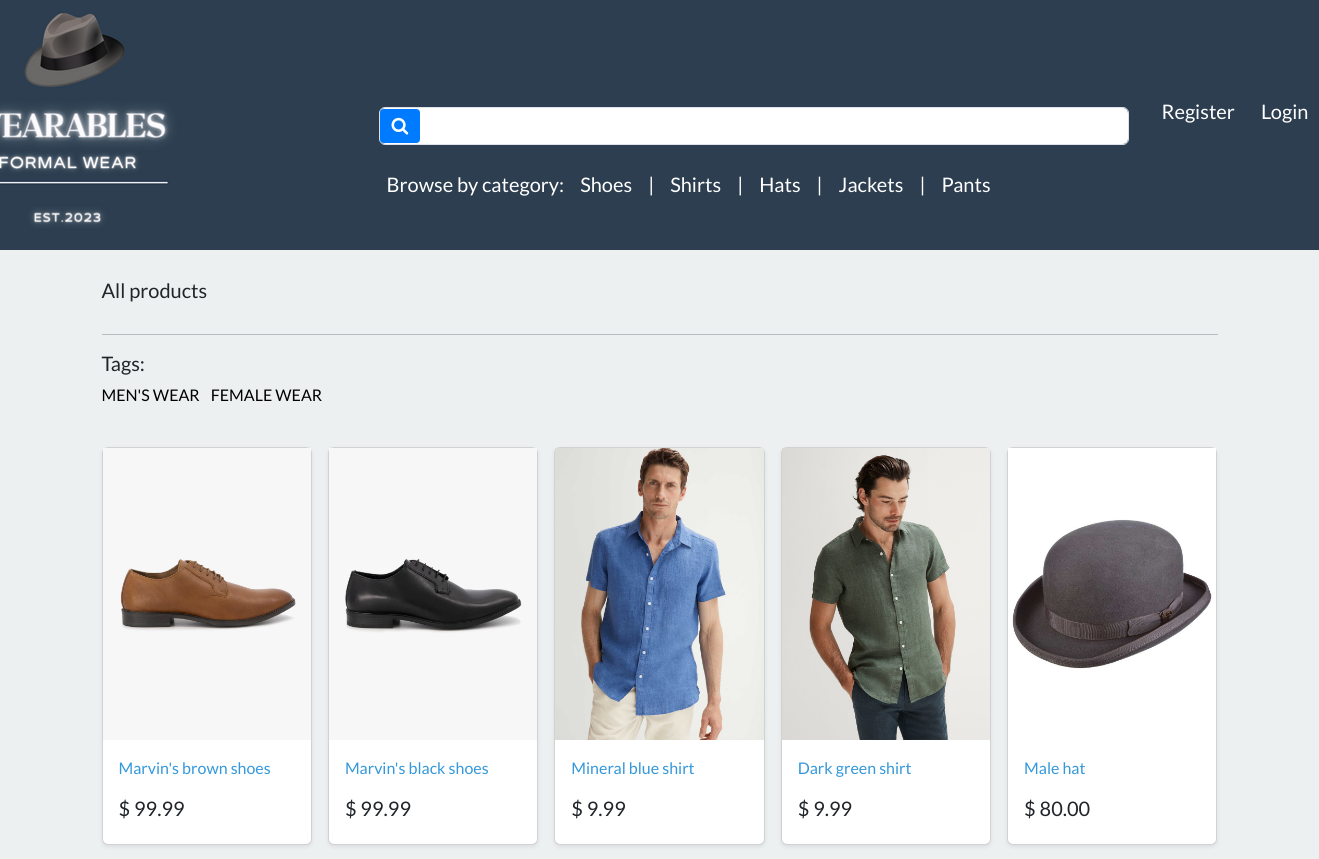
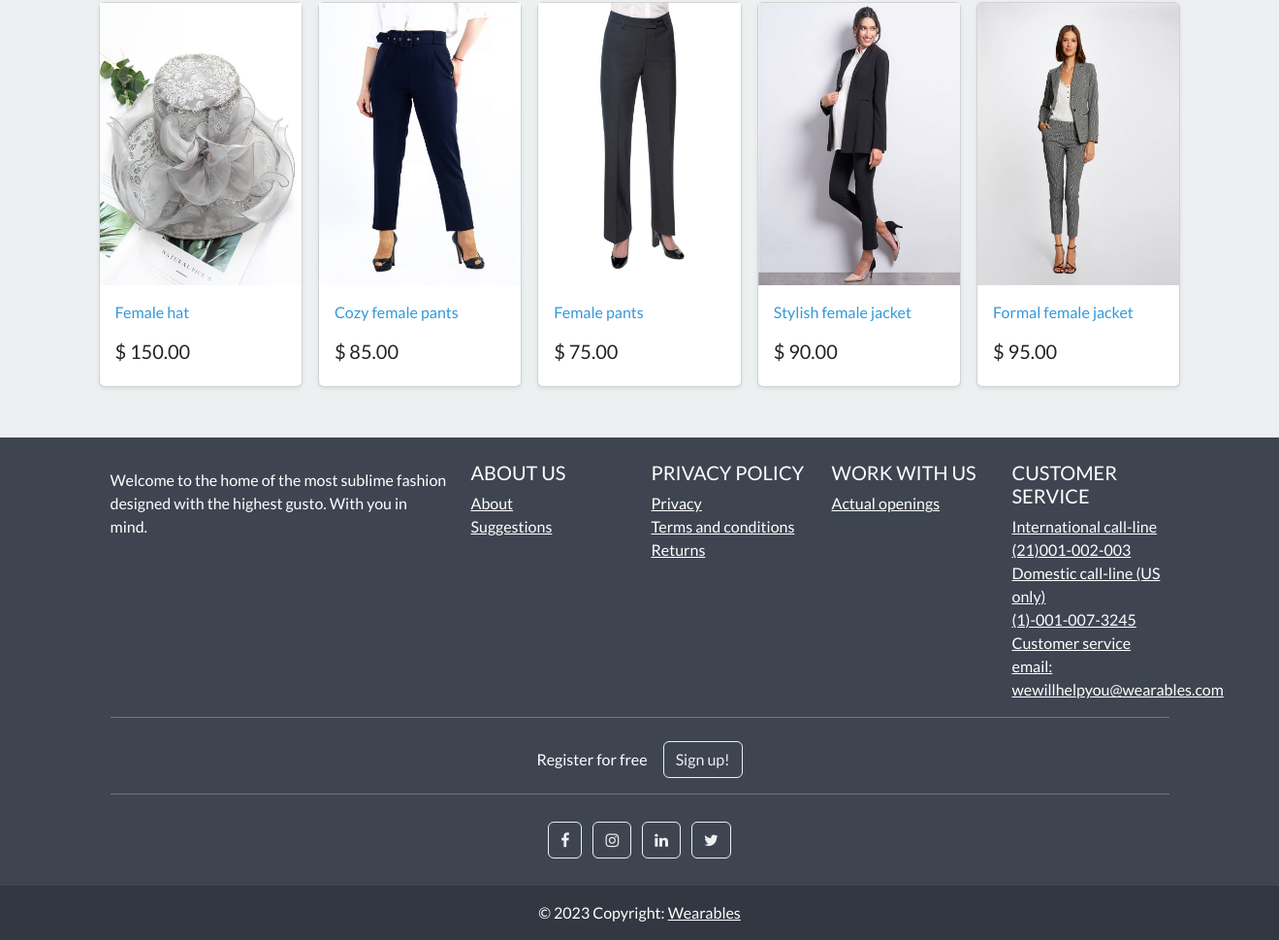
The page / on the database its author committed (2 pictures, top to bottom).
### store/models.py (models this page shows, shortened)
class Category(models.Model):
    name=models.CharField(max_length=250,db_index=True)                                                                 #db index to make looking for it faster
    slug=models.SlugField(max_length=250,unique=True)                                                                   #unique cause only one category for every product
    class Meta:
        verbose_name_plural = 'categories'                                                                              #django by default adds an s to category name
    def get_absolute_url(self):                                                                                         #dynamic links for categories
        return reverse('list-category',args=[self.slug])

class Tag(models.Model):                                                                                                # Many to many relationship with products class
    tag_name = models.CharField(max_length=128,unique=True)
    tag_slug = models.SlugField(max_length=255, unique=True)                                                            # BEST SELLERS, NEW ARRIVALS

class Product(models.Model):
    category = models.ForeignKey(Category, related_name='product',on_delete=models.CASCADE, null=True)                  #linking category and product through a fk, will add category to products
    title=models.CharField(max_length=250)
    brand=models.CharField(max_length=250,default='un-branded')
    description= models.TextField(blank=True)                                                                           #blank denotes an optional field
    slug=models.SlugField(max_length=255)                                                                               #to make urls more user-friendly and readable/unique
    price=models.DecimalField(max_digits=5,decimal_places=2)                                                            #product price
    image = models.ImageField(upload_to='images/')                                                                      #upon uploading an image will create an image subfolder in media (pillow rqd)
    tags = models.ManyToManyField('Tag', related_name='product_tags', blank=True)
    class Meta:
        verbose_name_plural = 'products'                                                                                #django by default adds an s to category name
    def get_absolute_url(self):
        return reverse('product-info',args=[self.slug])

### store/views.py (the view)
# urls.py: path('', include('store.urls')),
def store(request):
    all_products = Product.objects.all()                                                                                #getting hold of all the products
    all_tags = Tag.objects.all()                                                                                        #retrieving objects from the database
    context = {
        'all_products': all_products,
        'all_tags': all_tags,
    }
    return render(request, 'store/store.html', context)                                                                 # displayed on the store page after retrieval

### cart/cart.py (called while the page is built)
    def __len__(self):                                                                                #total length of products in a session
        return sum(item['qty'] for item in self.cart.values())                                        #total number of items in a shopping cart

### cart/context_processors.py (called while the page is built)
def cart(request):
    return {'cart':Cart(request)}

### store/views.py (called while the page is built)
def categories(request):
    all_categories=Category.objects.all()                                                                               #select all categories
    return {'all_categories': all_categories}

### store/templates/store/store.html
{% extends "store/base.html" %}
{% load static %}
{% block content %}
<div class="album py-1 pg-3 bg-light">
    <div class="container">
        <br>
        <div class="pb-3 h5"> All products </div>
        <hr>
        <div class="row">
                <h5>Tags:</h5>
                <ul class="list-inline">
                    {% for tag in all_tags %}
                        <li class="list-inline-item"><a class="text-black text-decoration-none" href="{% url 'list-tag' tag.tag_slug %}">{{ tag.tag_name }}</a></li>
                    {% endfor %}
                </ul>
            </div>
        <br>
        <div class="row row-cols-1 row-cols-sm-2 row-cols-md-5 g-3">
            {% for product in all_products %}
            <div class="col">
                <div class="card shadow-sm">
                    <img class="img-fluid" alt="Responsive image" src="{{ product.image.url }}">
                    <div class="card-body">
                        <p class="card-text">
                            <a class="text-info text-decoration-none" href="{{ product.get_absolute_url }}">{{ product.title|capfirst }}</a>
                        </p>
                        <div class="d-flex justify-content-between align-items-center">
                            <h5>$ {{ product.price }}</h5>
                        </div>
                    </div>
                </div>
            </div>
            {% endfor %}
        </div>
    </div>
    <br> <br>
</div>
{% endblock %}

### store/templates/store/base.html (shortened to what this page needs)
{% load static %}
<!DOCTYPE html>
<html>
    <head>
        <link rel="stylesheet" href="https://bootswatch.com/5/flatly/bootstrap.min.css">
        <link rel="stylesheet" href="https://cdnjs.cloudflare.com/ajax/libs/font-awesome/4.7.0/css/font-awesome.min.css">
        <link rel="stylesheet" href="{%static 'css/styles.css'%}">
    </head>
<nav class="navbar navbar-expand-lg bg-primary justify-content-center" style="max-height: 250px; margin: auto;">
        <a class="navbar-brand main-heading text-white" href="{% url 'store' %}">
            <img src="{% static 'media/images/Wearables1.png' %}" alt="Your Custom Logo">
        </a>
<nav class="navbar navbar-expand-lg navbar-light bg-primary justify-content-center" style="padding-left: 150px;padding-top: 80px;">
    <div class="container navbar-light">
        <div class="search-form">
            <form class="d-flex mb-3" action="{% url 'search' %}" method="GET">
                <div style="position: relative;">
                    <button class="btn btn-primary d-flex align-items-center" type="submit" style="position: absolute; left: 1px; top: 50%; transform: translateY(-50%); border: none; background-color: #007bff; color: #fff; padding: 8px 12px; border-radius: 4px; cursor: pointer; transition: background-color 0.2s; border-radius: 4px;">
                        <i class="fa fa-search" style="font-size: 18px;" aria-hidden="true"></i>
                    </button>
                    <input class="form-control me-2" type="search" name="search_query" style="width: 750px; padding-left: 50px; background-color: #fff; color: #000;" aria-label="Search">
                </div>
            </form>
            <div class="categories-list">
                <div class="w-100 d-flex justify-content-center bg-primary">
                    <ul class="navbar-nav me-auto mb-2 mb-md-0">
                        <li class="nav-item">
                            <a class="nav-link text-white" href="" style="font-size:20px;">Browse by category:</a>
                        </li>
                        {% for category in all_categories %}
                            <li class="nav-item">
                                <a class="nav-link text-white" href="{{ category.get_absolute_url }}" style="font-size:20px;">{{ category.name|capfirst }}</a>
                            </li>
                            {% if not forloop.last %}
                                <li class="nav-item">
                                    <span class="nav-link text-white" style="font-size: 20px;"> | </span>
                                </li>
                            {% endif %}
                        {% endfor %}
                    </ul>
                </div>
            </div>
        </div>
    </div>
</nav>
        <div class="collapse navbar-collapse text-center" id="navbarNavDropdown">
            <ul class="navbar-nav ms-auto">
            {% if user.is_authenticated%}
                <li class="nav-item">
                    <a class="btn btn-alert navbar-btn text-white" type="button" style="font-size:20px;"  href="{%  url 'dashboard' %}"><i class="fa fa-home" aria-hidden="true"></i> Dashboard </a>
                </li>
            {% else %}
                 <li class="nav-item">
                    <a class="btn btn-alert navbar-btn text-white" type="button" style="font-size:20px;"  href="{%  url 'register' %}"> Register </a>
                </li>
            {% endif %}
            {% if user.is_authenticated %}
                 <li class="nav-item">
                     <a class="btn btn-alert navbar-btn text-white" type="button" style="font-size:20px;" href="{% url 'user-logout'%}"><i class="fa fa-sign-out" aria-hidden="true"></i> Logout </a>
                </li>
                {% else%}
                <li class="nav-item">
                    <a class="btn btn-alert navbar-btn text-white" type="button"  style="font-size:20px;" href="{% url 'my-login'%}"> Login </a>
                </li>
            {% endif %}
            </ul>
        </div>
    </nav>
    <body>
        {% block content %}
        {% endblock %}
    </body>
  <footer
          class="text-center text-lg-start text-white"
          style="background-color: #3e4551"
          >
    <div class="container p-4 pb-0">
      <section class="">
        <div class="row">
          <div class="col-lg-4 col-md-6 mb-4 mb-md-0">
            <p>
              Welcome to the home of the most sublime fashion designed with the highest gusto. With you in mind.
            </p>
          </div>
          <div class="col-lg-2 col-md-6 mb-4 mb-md-0">
            <h5 class="text-uppercase">About us</h5>
            <ul class="list-unstyled mb-0">
              <li>
                <a href="#!" class="text-white">About</a>
              </li>
              <li>
                <a href="#!" class="text-white">Suggestions</a>
              </li>
            </ul>
          </div>
          <div class="col-lg-2 col-md-6 mb-4 mb-md-0">
            <h5 class="text-uppercase">Privacy policy</h5>
            <ul class="list-unstyled mb-0">
              <li>
                <a href="#!" class="text-white">Privacy</a>
              </li>
              <li>
                <a href="#!" class="text-white">Terms and conditions</a>
              </li>
              <li>
                <a href="#!" class="text-white">Returns</a>
              </li>
            </ul>
          </div>
          <div class="col-lg-2 col-md-6 mb-4 mb-md-0">
            <h5 class="text-uppercase">Work with us</h5>
            <ul class="list-unstyled mb-0">
              <li>
                <a href="#!" class="text-white">Actual openings</a>
              </li>
            </ul>
          </div>
          <div class="col-lg-2 col-md-6 mb-4 mb-md-0">
            <h5 class="text-uppercase">Customer service</h5>
            <ul class="list-unstyled mb-0">
              <li>
                <a href="#!" class="text-white">International call-line</a>
              </li>
              <li>
                <a href="#!" class="text-white">(21)001-002-003</a>
              </li>
              <li>
                <a href="#!" class="text-white">Domestic call-line (US only)</a>
              </li>
              <li>
                <a href="#!" class="text-white">(1)-001-007-3245</a>
              </li>
              <li>
                <a href="#!" class="text-white">Customer service email:</a>
              </li>
                <li>
                <a href="#!" class="text-white">wewillhelpyou@wearables.com</a>
              </li>
            </ul>
          </div>
        </div>
      </section>
      <hr class="mb-4" />
      <section class="">
        <p class="d-flex justify-content-center align-items-center">
          <span class="me-3">Register for free</span>
          <button type="button" class="btn btn-outline-light btn-rounded">
            Sign up!
          </button>
        </p>
      </section>
      <hr class="mb-4" />
      <section class="mb-4 text-center">
        <a
           class="btn btn-outline-light btn-floating m-1"
           href="#!"
           role="button"
           ><i class="fa fa-facebook-f"></i
          ></a>
        <a
           class="btn btn-outline-light btn-floating m-1"
           href="#!"
           role="button"
           ><i class="fa fa-instagram"></i
          ></a>
        <a
           class="btn btn-outline-light btn-floating m-1"
           href="#!"
           role="button"
           ><i class="fa fa-linkedin"></i
          ></a>
        <a
           class="btn btn-outline-light btn-floating m-1"
           href="#!"
           role="button"
           ><i class="fa fa-twitter"></i
          ></a>
      </section>
    </div>
    <div
         class="text-center p-3"
         style="background-color: rgba(0, 0, 0, 0.2)"
         >
      © 2023 Copyright:
      <a class="text-white">Wearables</a>
    </div>
  </footer>
</html>

### rows shown on the page
Category: name "Shoes"
Category: name "Shirts"
Category: name "Hats"
Category: name "Jackets"
Category: name "Pants"
Tag: tag_name "MEN'S WEAR"
Tag: tag_name "FEMALE WEAR"
Product: image (picture), title "Marvin's brown shoes", price "99.99"
Product: image (picture), title "Marvin's black shoes", price "99.99"
Product: image (picture), title "Mineral blue shirt", price "9.99"
Product: image (picture), title "Dark green shirt", price "9.99"
Product: image (picture), title "Male hat", price "80.00"
Product: image (picture), title "Female hat", price "150.00"
Product: image (picture), title "Cozy female pants", price "85.00"
Product: image (picture), title "Female pants", price "75.00"
Product: image (picture), title "Stylish female jacket", price "90.00"
Product: image (picture), title "Formal female jacket", price "95.00"
